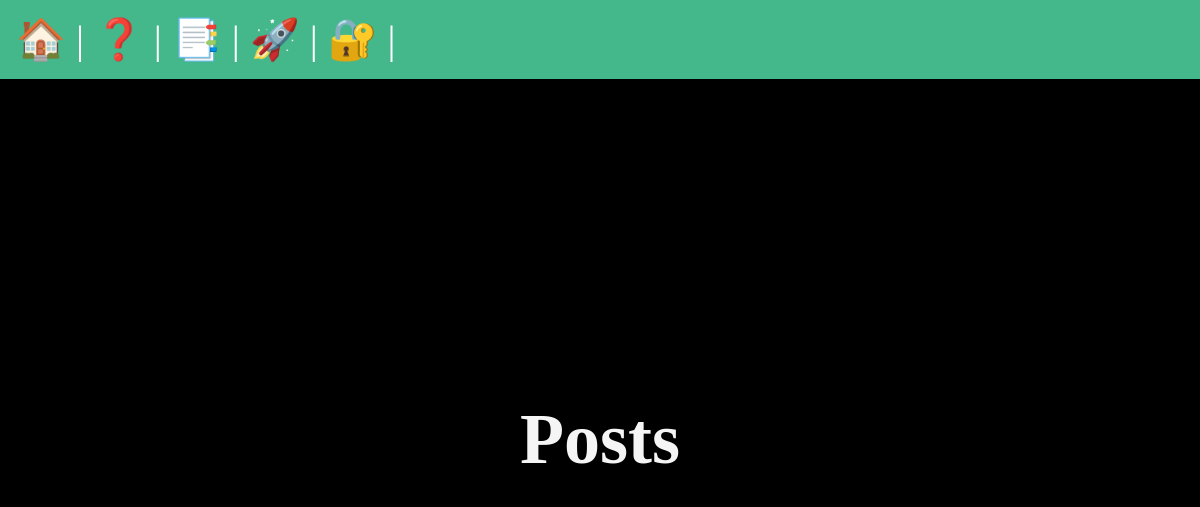
/posts/, run on an earlier commit of the app's database.
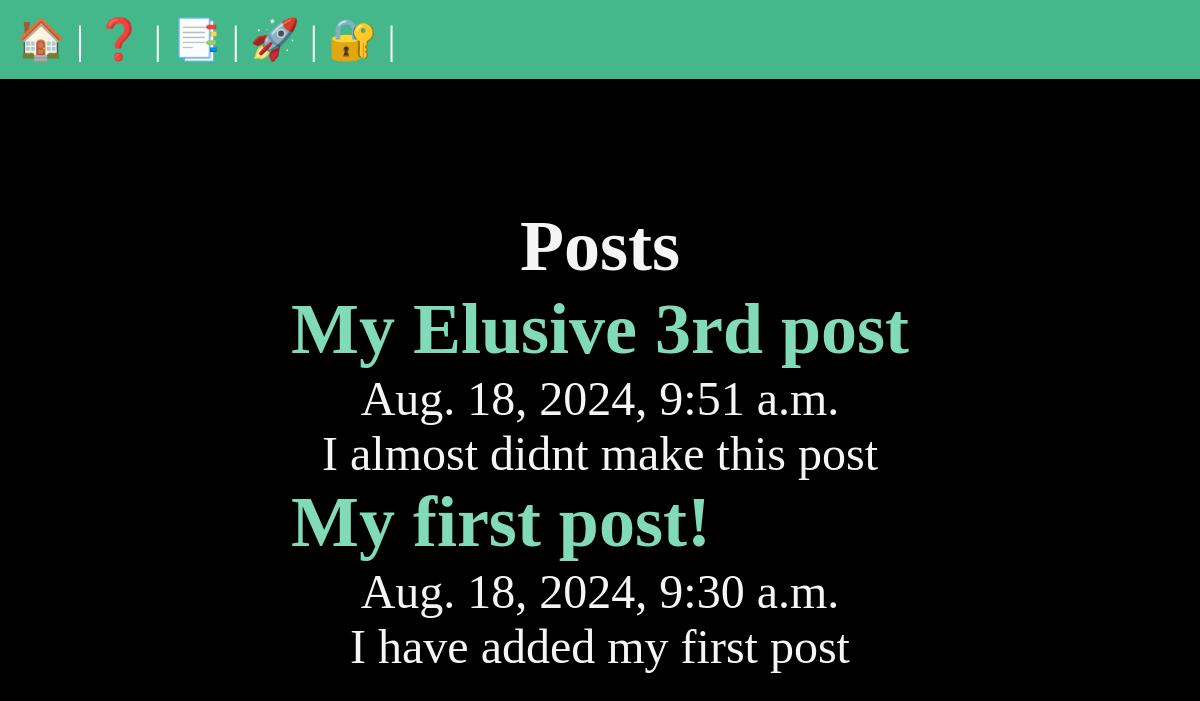
And on a later commit of the database.
### posts/models.py (models this page shows, shortened)
class Post(models.Model):
  title = models.CharField(max_length=75)
  body = models.TextField()
  slug = models.SlugField()
  date = models.DateTimeField(auto_now_add=True)
  banner = models.ImageField(default='fallback.png', blank=True)

### posts/views.py (the view)
# urls.py: path('', views.posts_list, name='list'),
def posts_list(request):
  posts = Post.objects.all().order_by('-date')
  return render(request, 'posts/posts_list.html', {'posts': posts})

### posts/templates/posts/posts_list.html (shortened to what this page needs)
{% extends 'layout.html' %}
{% block content %}
<section>
  <h1>Posts</h1>
  {% for post in posts %}
    <article class="post">
      <h2>
        <a href="{% url 'posts:page' slug=post.slug %}">
          {{post.title}}
        </a>
      </h2>
      <p>{{post.date}}</p>
      <p>{{post.body}}</p>
    </article>
  {% endfor %}
</section>
{% endblock %}

### templates/layout.html (shortened to what this page needs)
<!DOCTYPE html>
{% load static %}
<html lang="en">
<head>
  <link rel="stylesheet" href="{% static 'css/style.css' %}">
</head>
<body>
  <nav>
    <a href="/">
      <span role="img" aria-label="Home">🏠</span>
    </a> |
    <a href="/about">❓</a> |
    <a href="{% url 'posts:list' %}">📑</a> |
    {% if user.is_authenticated %}
      <a href="{% url 'posts:new-post' %}">
        <span role="img" aria-label="New Post" title="New Post">🆕</span>
      </a> |
      <form action="{% url 'users:logout' %}" class="logout" method="post">
        {% csrf_token %}
        <button class="logout-button" aria-label="User logout" title="User logout"><span role="img" aria-label="Home">👋</span></button>
      </form>
    {% else %}
      <a href="{% url 'users:register' %}">🚀</a> |
      <a href="{% url 'users:login' %}">
        <span role="img" aria-label="Login" title="Login">🔐</span>
      </a> |
    {% endif %}
  </nav>
  <main>
    {% block content %}
    {% endblock %}
  </main>
</body>
</html>

### static/css/style.css (style rules this page uses)
* { margin: 0; padding: 0; box-sizing: border-box; }
body { min-height: 100vh; background-color: black; color: whitesmoke; font-size: 3rem; display: flex; flex-flow: column; }
nav { padding: 1rem; background-color: #44B78B; color: white; font-size: 2.5rem; }
main { flex-grow: 1; display: grid; place-content: center; }
h1, p { text-align: center; }
a { text-decoration: none; color: #81dbb8; }

What changed in the data, as far as the page shows it:
added Post: title "My Elusive 3rd post", date "Aug. 18, 2024, 9:51 a.m.", body "I almost didnt make this post"
added Post: title "My first post!", date "Aug. 18, 2024, 9:30 a.m.", body "I have added my first post"
